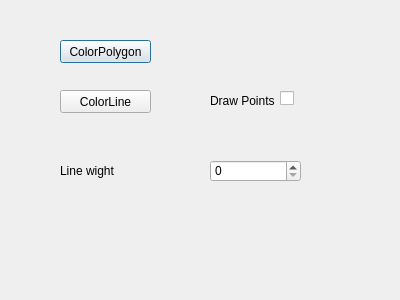
<?xml version="1.0" encoding="UTF-8"?>
<ui version="4.0">
 <class>PolygonSettingsDlg</class>
 <widget class="QDialog" name="PolygonSettingsDlg">
  <property name="geometry">
   <rect>
    <x>0</x>
    <y>0</y>
    <width>400</width>
    <height>300</height>
   </rect>
  </property>
  <property name="windowTitle">
   <string>PolygonSettingsDlg</string>
  </property>
  <widget class="QPushButton" name="ColorPolygon">
   <property name="geometry">
    <rect>
     <x>60</x>
     <y>40</y>
     <width>91</width>
     <height>23</height>
    </rect>
   </property>
   <property name="text">
    <string>ColorPolygon</string>
   </property>
  </widget>
  <widget class="QPushButton" name="pushButtonColorLine">
   <property name="geometry">
    <rect>
     <x>60</x>
     <y>90</y>
     <width>91</width>
     <height>23</height>
    </rect>
   </property>
   <property name="text">
    <string>ColorLine</string>
   </property>
  </widget>
  <widget class="QLabel" name="label">
   <property name="geometry">
    <rect>
     <x>210</x>
     <y>90</y>
     <width>71</width>
     <height>21</height>
    </rect>
   </property>
   <property name="text">
    <string>Draw Points</string>
   </property>
  </widget>
  <widget class="QCheckBox" name="checkBoxDrawPoint">
   <property name="geometry">
    <rect>
     <x>280</x>
     <y>90</y>
     <width>70</width>
     <height>17</height>
    </rect>
   </property>
   <property name="text">
    <string/>
   </property>
  </widget>
  <widget class="QLabel" name="label_2">
   <property name="geometry">
    <rect>
     <x>60</x>
     <y>160</y>
     <width>71</width>
     <height>21</height>
    </rect>
   </property>
   <property name="text">
    <string>Line wight</string>
   </property>
  </widget>
  <widget class="QSpinBox" name="spinBoxLineWIght">
   <property name="geometry">
    <rect>
     <x>210</x>
     <y>160</y>
     <width>91</width>
     <height>22</height>
    </rect>
   </property>
  </widget>
 </widget>
 <layoutdefault spacing="6" margin="11"/>
 <resources/>
 <connections/>
</ui>
